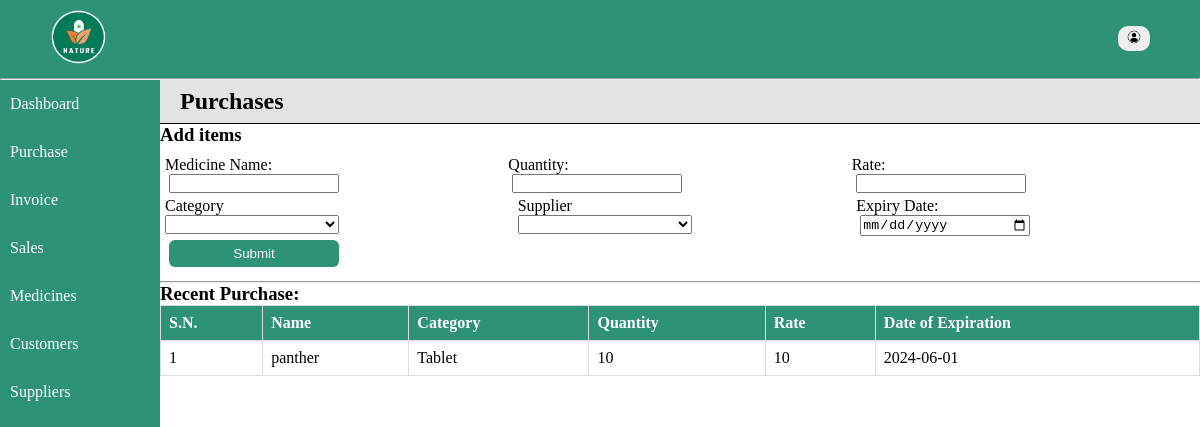
Page /home/purchase.php on the earlier database version.
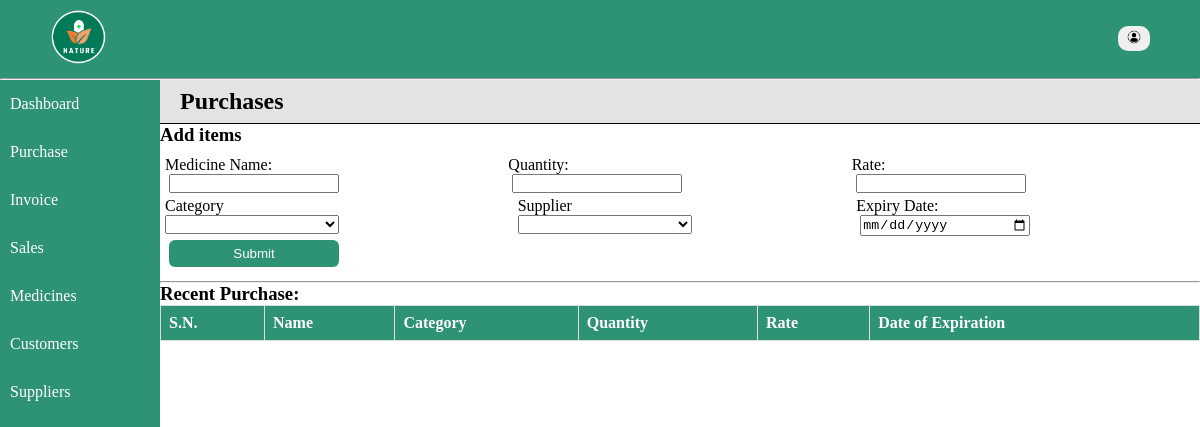
Same page on the later database version.
### tables this page shows
CREATE TABLE `medicine` (
  `id` int(11) NOT NULL,
  `name` varchar(128) NOT NULL,
  `category` varchar(128) NOT NULL,
  `quantity` int(8) NOT NULL,
  `price` int(11) NOT NULL,
  `total` int(11) NOT NULL,
  `expiry` date NOT NULL,
  `date` date NOT NULL
);

### includes/database.php (called while the page is built, shortened)
<?php
    function select($conn, $arg) {
        $sql = "select * from $arg";
        $result = mysqli_query($conn, $sql);
        return $records = mysqli_fetch_all($result, MYSQLI_ASSOC);
    }
    function descSelect($conn, $arg, $order) {
        $sql = "select * from $arg order by $order DESC";
        $result = mysqli_query($conn, $sql);
        return $records = mysqli_fetch_all($result, MYSQLI_ASSOC);
    }
?>

### home/purchase.php (the view, shortened to what this page needs)
<?php
    include '../includes/database.php';
    $records = descSelect($conn, 'medicine', 'id');
    $suppliers = select($conn, "vendor");
?>
<!DOCTYPE html>
<html lang="en">
<head>
    <link rel="stylesheet" href="../styles/style.css">
</head>
<body>
<div class="container">
    <?php include '../includes/nav.php'; ?>
    <div class="main">
        <?php include '../includes/menu.php'; ?>
        <div class="content-wrapper">
        <div class="entries">
            <h2>Purchases</h2>
            <h3>Add items</h3>
            <form action="" method="post" class="form">
                <div class="input-fields">
                    <div class="inputs">
                        <label for="name">Medicine Name:</label><br>
                        <input type="text" name="name" id="name" required><br>
                    </div>
                    <div class="inputs">
                        <label for="quantity">Quantity:</label><br>
                        <input type="number" name="quantity" id="quantity" required><br>
                    </div>
                    <div class="inputs">
                        <label for="rate">Rate:</label><br>
                        <input type="number" name="price" id="rate" required><br>
                    </div>
                </div>
                <div class="input-fields">
                    <div class="inputs">
                        <label for="category">Category</label><br>
                        <select name="category" id="category" required>
                            <option value=" "> </option>
                            <option value="Tablet">Tablet</option>
                        </select><br>
                    </div>
                    <div class="inputs alter">
                        <label for="vendor">Supplier</label><br>
                        <select name="vendor" id="vendor" required>
                            <option value=" "> </option>
                            <?php if(!empty($suppliers)): ?>
                                <?php foreach($suppliers as $supplier): ?>
                                    <option value="<?= $supplier['name']; ?>"><?= $supplier['name']; ?></option>
                                <?php endforeach; ?>
                            <?php endif; ?>
                        </select><br>
                    </div>
                    <div class="inputs alter">
                        <label for="date">Expiry Date:</label><br>
                        <input type="date" name="date" id="date" required>
                    </div>
            </div>
                <input type="submit" value="Submit" name="submit">
            </form>
        </div><hr>
        <div class="records">
            <h3>Recent Purchase:</h3>
        <table class="table">
            <tr>
                <th>S.N.</th>
                <th>Name</th>
                <th>Category</th>
                <th>Quantity</th>
                <th>Rate</th>
                <th>Date of Expiration</th>
            </tr>
            <?php if(!empty($records)): ?>
            <?php foreach($records as $key => $record): ?>
                <tr>
                    <td><?= $key+1; ?></td>
                    <td><?= $record['name']; ?></td>
                    <td><?= $record['category']; ?></td>
                    <td><?= $record['quantity']; ?></td>
                    <td><?= $record['price']; ?></td>
                    <td><?= $record['expiry']; ?></td>
                </tr>
                    <?php endforeach; ?>
                    <?php endif; ?>
        </table>
        </div>
        </div>
    </div>
</body>
</html>

Differences in the rows shown:
removed medicine: name "panther", category "Tablet", quantity "10", price "10", expiry "2024-06-01"
